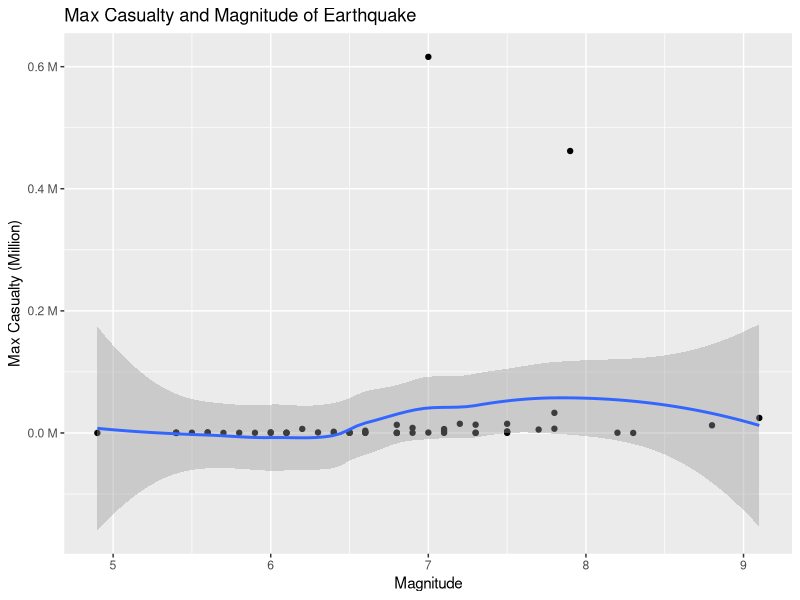
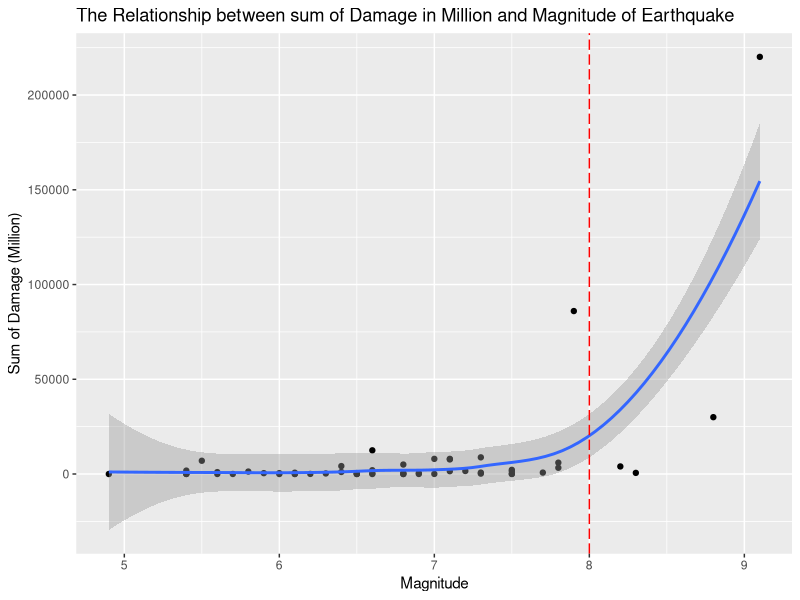

These charts were generated, in order, by the following R code:
## ---- chunk 1
knitr::opts_chunk$set(echo = TRUE)
library(tidyverse)
## ---- chunk 2
earthquake_df = read_csv("earthquakes.csv")
glimpse(earthquake_df)
## ---- chunk 3
filtered_df = earthquake_df %>% mutate(date = make_date(year = Year, month = Mo, day = Dy)) %>%  filter(date >= "2000-01-01" & date <= "2023-12-31") %>% select(date, `Location Name`, Latitude, Longitude, `Focal Depth (km)`, Mag, Deaths, Injuries, `Damage ($Mil)`,`Houses Damaged`, `Total Deaths`, `Total Injuries`, `Total Damage ($Mil)`, `Total Houses Damaged`) %>% rename(location = `Location Name`, 
           Depth_km = `Focal Depth (km)`,
           Damage_Mil = `Damage ($Mil)`,
           House_Damaged = `Houses Damaged`,
           Total_Death = `Total Deaths`,
           Total_Injuries = `Total Injuries`,
           Total_Damage_Mil = `Total Damage ($Mil)`, 
           Total_House_Damaged = `Total Houses Damaged`
           ) %>% 
  mutate(Casualty = Deaths + Injuries, 
         Total_Casualty = Total_Death + Total_Injuries)


## ---- chunk 4
cleaned_earthquake_df = na.omit(filtered_df) 

cleaned_earthquake_df %>% head() %>%  knitr::kable()
## ---- chunk 5
cleaned_earthquake_df %>% 
  arrange(-Mag) %>% 
  select(date, location, Mag, Depth_km) %>% 
  head(5) %>% 
  knitr::kable()
## ---- chunk 6
country_cleaned_df = cleaned_earthquake_df %>% separate(location,c("country", "location"), ":") %>% mutate(country = tools::toTitleCase(tolower(country)), 
                                                                                          location = tools::toTitleCase(tolower(location)))
## ---- chunk 7
country_cleaned_df %>% group_by(country) %>% summarize(frequency = n()) %>% arrange(-frequency) %>% head(5) %>% knitr::kable()
## ---- chunk 8
country_cleaned_df %>% 
  group_by(country) %>% 
  summarize(sum_death = sum(Deaths),
            sum_t_death = sum(Total_Death),
            sum_injured = sum(Injuries),
            sum_t_injured = sum(Total_Injuries), 
            sum_casualty = sum(Casualty), 
            sum_t_casualty = sum(Total_Casualty)) %>% 
  filter(sum_death != sum_t_death | sum_injured != sum_t_injured | sum_casualty != sum_t_casualty) %>% knitr::kable()
## ---- chunk 9
country_cleaned_df %>% group_by(date, country, Mag) %>% summarize(Max_casualty = max(Total_Casualty)) %>% arrange(-Max_casualty) %>% head(5)
## ---- chunk 10
country_cleaned_df %>% group_by(date, country, Mag) %>% summarize(Max_casualty = max(Total_Casualty)) %>% ggplot(aes(x = Mag, y = Max_casualty)) + geom_point() + geom_smooth()+ scale_y_continuous(labels = scales::unit_format(unit = "M", scale = 1e-6)) + labs(title = "Max Casualty and Magnitude of Earthquake") +
  xlab("Magnitude") + ylab("Max Casualty (Million)")
## ---- chunk 11
casualty_df = country_cleaned_df %>% group_by(date, country, Mag) %>% summarize(Max_casualty = max(Total_Casualty)) 
shapiro.test(casualty_df$Mag)
shapiro.test(casualty_df$Max_casualty)
## ---- chunk 12
res = cor.test(casualty_df$Mag, casualty_df$Max_casualty, 
                    method = "pearson")
res
## ---- chunk 13
country_cleaned_df %>% 
  group_by(country) %>% 
  summarize(sum_damage_mil = sum(Damage_Mil),
            sum_t_damage_mil = sum(Total_Damage_Mil),
            sum_house_damaged = sum(House_Damaged),
            sum_t_house_damaged = sum(Total_House_Damaged)) %>% 
  filter(sum_damage_mil != sum_t_damage_mil | sum_house_damaged != sum_t_house_damaged) %>% knitr::kable()
## ---- chunk 14
country_cleaned_df %>% group_by(date, country, Mag) %>% summarize(sum_damage = sum(Total_Damage_Mil), 
          sum_house_damage = sum(Total_House_Damaged)) %>% arrange(desc(sum_damage), desc(sum_house_damage)) %>% head(5) %>% knitr::kable()
## ---- chunk 15
country_cleaned_df %>% group_by(date, country, Mag) %>% summarize(sum_damage = sum(Total_Damage_Mil)) %>% ggplot(aes(x = Mag, y = sum_damage)) + geom_point() + geom_smooth()+ geom_vline(xintercept = 8, colour="red", linetype = "longdash") + labs(title = "The Relationship between sum of Damage in Million and Magnitude of Earthquake") +
  xlab("Magnitude") + ylab("Sum of Damage (Million)")
